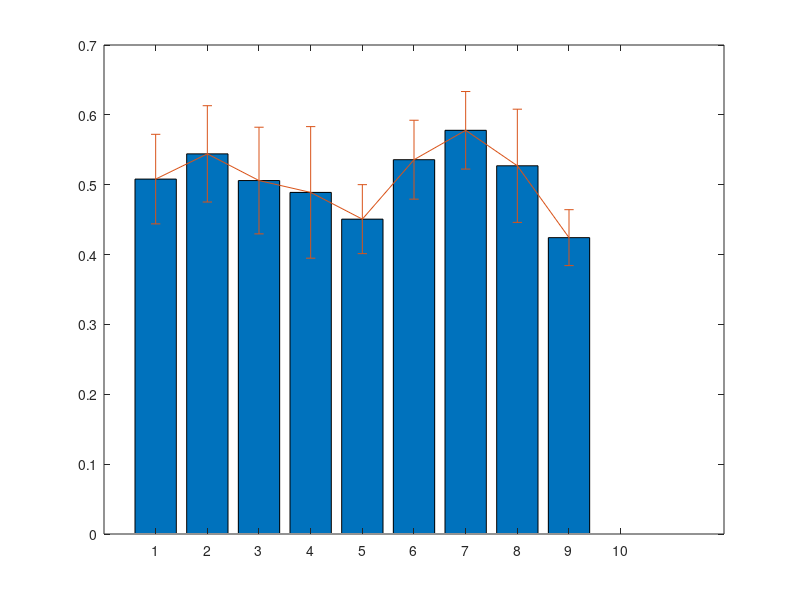

Write the MATLAB code that produced this figure.
%% Build bar graph with thaw outputs from ATS
close all;
clear all;
clc;

R = cd;

meanThaw = [ 0.50805435  0.54417167  0.50596259  0.48899556  0.45070933  0.53581258 0.57789567  0.5271125   0.42424125         nan];

stdThaw = [ 0.06410917  0.06892987  0.0763477   0.09416707  0.04938312  0.05648336 0.0555088   0.08101877  0.04001936         nan]

runPrefixList = {'DwarfShrubsHi','DwarfShrubsLo','WoodyShrubsHillslope','WoodyShrubsRiparianHi','WoodyShrubsRiparianLo','TussockTundraHi','TussockTundraLo','WaterTrack','SedgeHi','SedgeLo'}

figure;
bar([1:length(meanThaw)],meanThaw);
hold all;
errorbar([1:length(meanThaw)],meanThaw,stdThaw);
